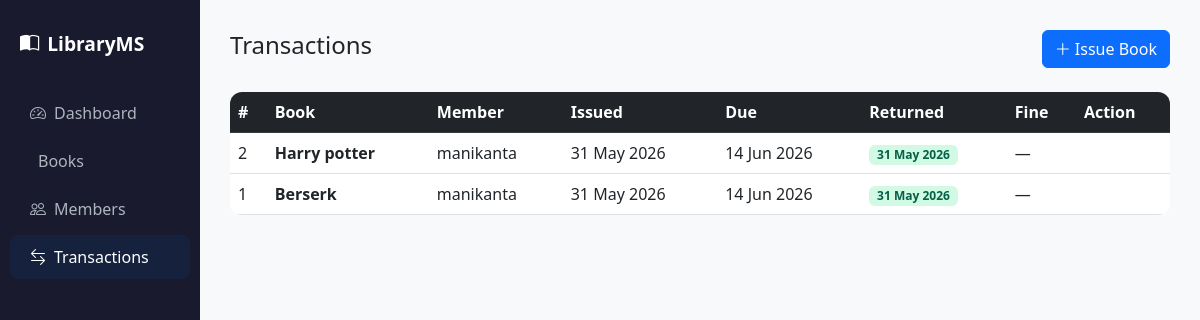
The page /transactions/ on the database as committed earlier.
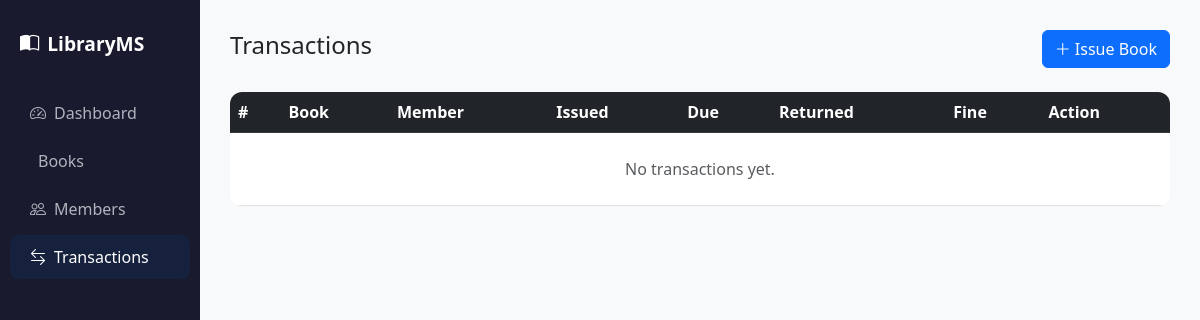
The same page on the database as committed later.
### models.py (models this page shows, shortened)
class Transaction(db.Model):
    __tablename__ = 'transactions'
    id          = db.Column(db.Integer, primary_key=True)
    book_id     = db.Column(db.Integer, db.ForeignKey('books.id'), nullable=False)
    member_id   = db.Column(db.Integer, db.ForeignKey('members.id'), nullable=False)
    issue_date  = db.Column(db.DateTime, default=datetime.utcnow)
    due_date    = db.Column(db.DateTime, default=lambda: datetime.utcnow() + timedelta(days=14))
    return_date = db.Column(db.DateTime, nullable=True)
    fine        = db.Column(db.Float, default=0.0)
    paid        = db.Column(db.Boolean, default=False)
    FINE_PER_DAY = 2.0  # ₹2 per day
    @property
    def is_returned(self):
        return self.return_date is not None
    @property
    def is_overdue(self):
        if self.is_returned:
            return False
        return datetime.utcnow() > self.due_date

class Book(db.Model):
    __tablename__ = 'books'
    id          = db.Column(db.Integer, primary_key=True)
    title       = db.Column(db.String(200), nullable=False)
    author      = db.Column(db.String(100), nullable=False)
    isbn        = db.Column(db.String(20), unique=True, nullable=True)
    genre       = db.Column(db.String(50), nullable=True)
    quantity    = db.Column(db.Integer, default=1)
    available   = db.Column(db.Integer, default=1)
    added_on    = db.Column(db.DateTime, default=datetime.utcnow)
    transactions = db.relationship('Transaction', backref='book', lazy=True)

class Member(db.Model):
    __tablename__ = 'members'
    id         = db.Column(db.Integer, primary_key=True)
    name       = db.Column(db.String(100), nullable=False)
    email      = db.Column(db.String(120), unique=True, nullable=False)
    phone      = db.Column(db.String(15), nullable=True)
    address    = db.Column(db.Text, nullable=True)
    joined_on  = db.Column(db.DateTime, default=datetime.utcnow)
    is_active  = db.Column(db.Boolean, default=True)
    transactions = db.relationship('Transaction', backref='member', lazy=True)

### routes/transactions.py (the view)
@transactions_bp.route('/')
def list_transactions():
    transactions = Transaction.query.order_by(Transaction.issue_date.desc()).all()
    return render_template('transactions/list.html', transactions=transactions)

### templates/transactions/list.html (shortened to what this page needs)
{% extends 'base.html' %}
{% block content %}
<div class="d-flex justify-content-between align-items-center mb-4">
  <h4>Transactions</h4>
  <a href="{{ url_for('transactions.issue_book') }}" class="btn btn-primary">
    <i class="bi bi-plus-lg me-1"></i>Issue Book
  </a>
</div>
<div class="table-responsive">
  <table class="table table-hover align-middle">
    <thead class="table-dark">
      <tr>
        <th>#</th><th>Book</th><th>Member</th><th>Issued</th>
        <th>Due</th><th>Returned</th><th>Fine</th><th>Action</th>
      </tr>
    </thead>
    <tbody>
      {% for t in transactions %}
      <tr>
        <td>{{ t.id }}</td>
        <td><strong>{{ t.book.title }}</strong></td>
        <td>{{ t.member.name }}</td>
        <td>{{ t.issue_date.strftime('%d %b %Y') }}</td>
        <td>
          <span class="{{ 'text-danger fw-bold' if t.is_overdue else '' }}">
            {{ t.due_date.strftime('%d %b %Y') }}
          </span>
        </td>
        <td>
          {% if t.is_returned %}
            <span class="badge badge-available">{{ t.return_date.strftime('%d %b %Y') }}</span>
          {% else %}
            <span class="badge badge-unavailable">Pending</span>
          {% endif %}
        </td>
        <td>{% if t.fine > 0 %}₹{{ t.fine }}{% else %}—{% endif %}</td>
        <td>
        </td>
      </tr>
      {% else %}
      <tr><td colspan="8" class="text-center text-muted py-4">No transactions yet.</td></tr>
      {% endfor %}
    </tbody>
  </table>
</div>
{% endblock %}

Rows that differ between the two databases and show on the page:
removed Transaction: id "2", book "Harry potter", member.name "manikanta", issue_date "31 May 2026", due_date "14 Jun 2026", return_date "31 May 2026"
removed Transaction: id "1", book "Berserk", member.name "manikanta", issue_date "31 May 2026", due_date "14 Jun 2026", return_date "31 May 2026"
Other text that changed with them:
text now shown: "No transactions yet."
